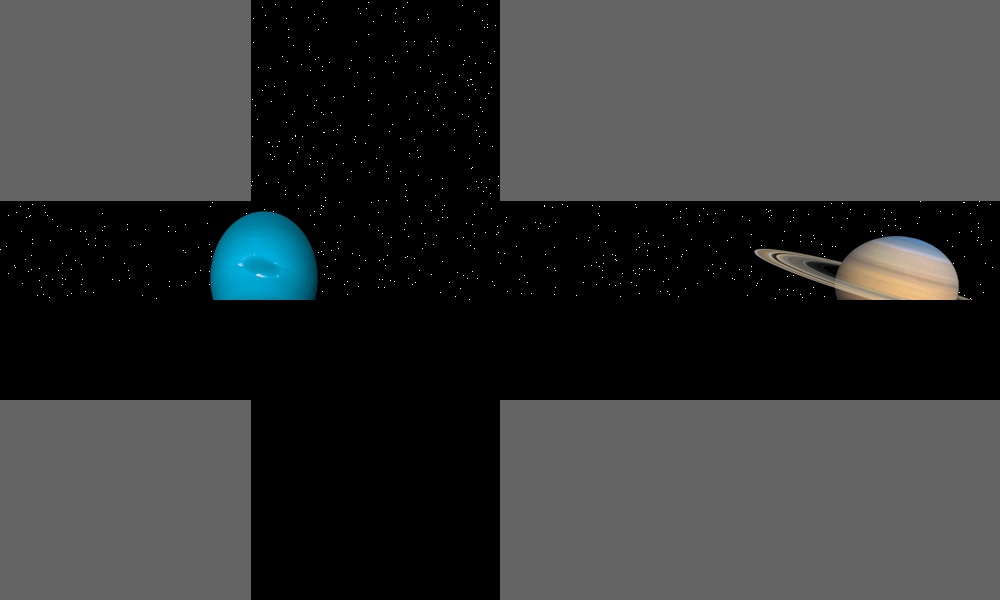
#> input picture cosmos_skybox_gen/skybox.png, 1000 x 600 px, found by its file name
$ python cutter.py
#> lines starting #> are read from the running program, lines starting #| are printed output that depends on the picture; after the words box and inside, x2 and y2 are one past the last pixel; in counts of white or black regions, pixels touching at a corner belong together
from PIL import Image
images = []
image_path = 'skybox.png'
output_folder = 'skybox'

# Открываем изображение
image = Image.open(image_path)
#> image is the input picture: PIL image 1000x600 RGB; mean R, G, B 52.7, 54.3, 54.5
width, height = image.size
#> width = 1000; height = 600
# Определяем размеры квадратов
square_size = min(width // 3, height // 2)
#> square_size = 300
for i in range(3):  # три колонны
    for j in range(2):  # две строки
        left = i * square_size
        upper = j * square_size
        right = left + square_size
        lower = upper + square_size
        # Обрезаем квадрат
        square = image.crop((left, upper, right, lower))
        square.save(f"{output_folder}/square_{j * 3 + i + 1}.png")
        images.append(f"{output_folder}/square_{j * 3 + i + 1}.png")
#> this loop made 3 passes
#> pass 1, `square.save(f"{output_folder}/square_{j * 3 + i + 1}.png")`:
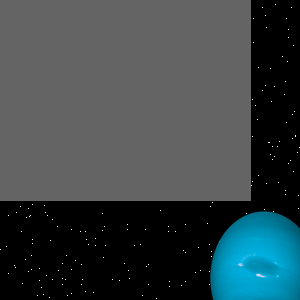
#> saved as square_1.png: PIL image 300x300 RGB; mean R, G, B 56.6, 67.6, 70.5
#> pass 1, `square.save(f"{output_folder}/square_{j * 3 + i + 1}.png")`:
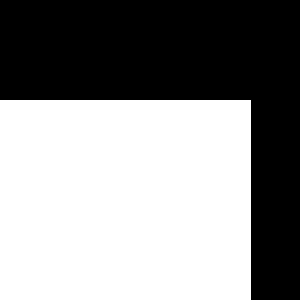
#> saved as square_4.png: PIL image 300x300 RGB; values 0 (black) and 100 (white), 55.8% white; 1 black region, box (x1, y1, x2, y2) and area: (0, 0, 300, 300) 39800
#> pass 2, `square.save(f"{output_folder}/square_{j * 3 + i + 1}.png")`:
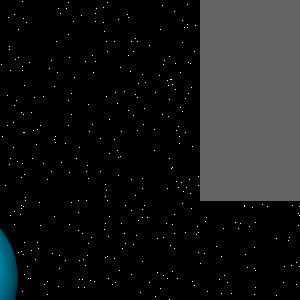
#> saved as square_2.png: PIL image 300x300 RGB; mean R, G, B 23.3, 24.3, 24.5
#> pass 2, `square.save(f"{output_folder}/square_{j * 3 + i + 1}.png")`:
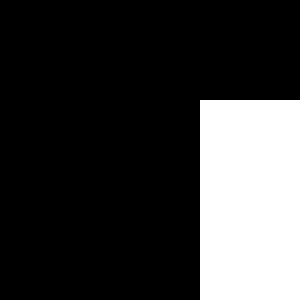
#> saved as square_5.png: PIL image 300x300 RGB; values 0 (black) and 100 (white), 22.2% white; 1 white region, box (x1, y1, x2, y2) and area: (200, 100, 300, 300) 20000
#> after the loop:
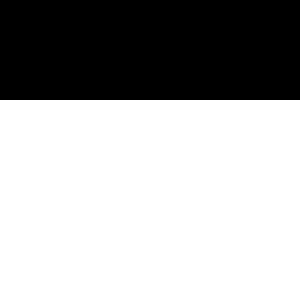
#> square: PIL image 300x300 RGB; values 0 (black) and 100 (white), 66.7% white; 1 black region, box (x1, y1, x2, y2) and area: (0, 0, 300, 100) 30000
#> after the loop, images = ['skybox/square_1.png', 'skybox/square_4.png', 'skybox/square_2.png', 'skybox/square_5.png', 'skybox/square_3.png', 'skybox/square_6.png']


images = [Image.open(i) for i in images ]
#> images = 6 items

width, height = images[0].size
#> width = 300; height = 300
tga_image = Image.new("RGBA", (width * 4, height * 3),(0,0,0))

#tga_image.save('skybox_done.png')


tga_image.paste(images[4], (width, 0))         # front
tga_image.paste(images[1], (0, height))        # left
tga_image.paste(images[0], (width * 2, height)) # right
tga_image.paste(images[5], (width, height * 2)) # back
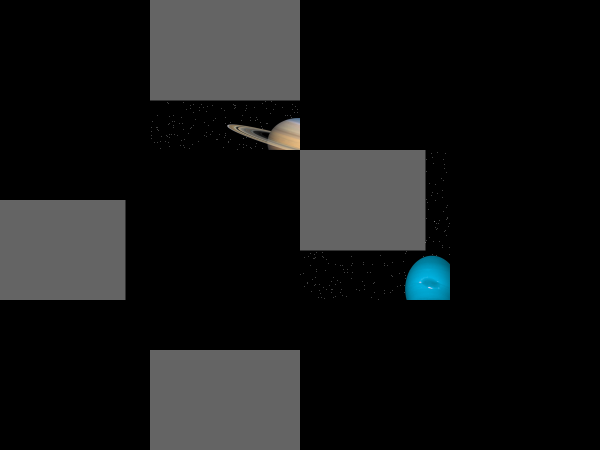
#> tga_image: PIL image 1200x900 RGBA (shown at 1/2 size); mean R, G, B, A 21.2, 22.1, 22.2, 255
tga_image.paste(images[2], (width*3, height))    # top
tga_image.paste(images[3], (width, height )) # bottom
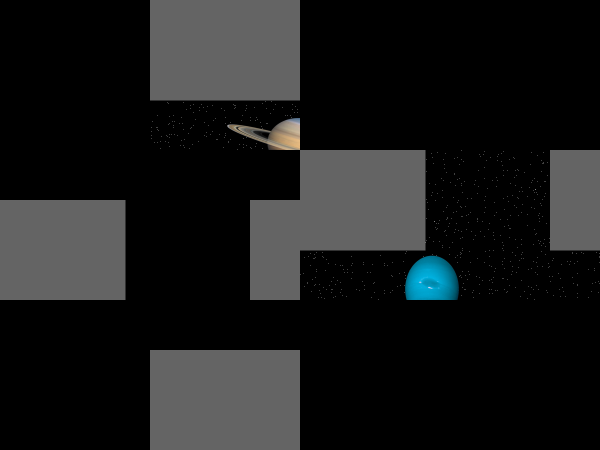
#> tga_image: PIL image 1200x900 RGBA (shown at 1/2 size); mean R, G, B, A 25, 25.9, 26.1, 255


tga_image.save('skybox.tga', format='TGA')
